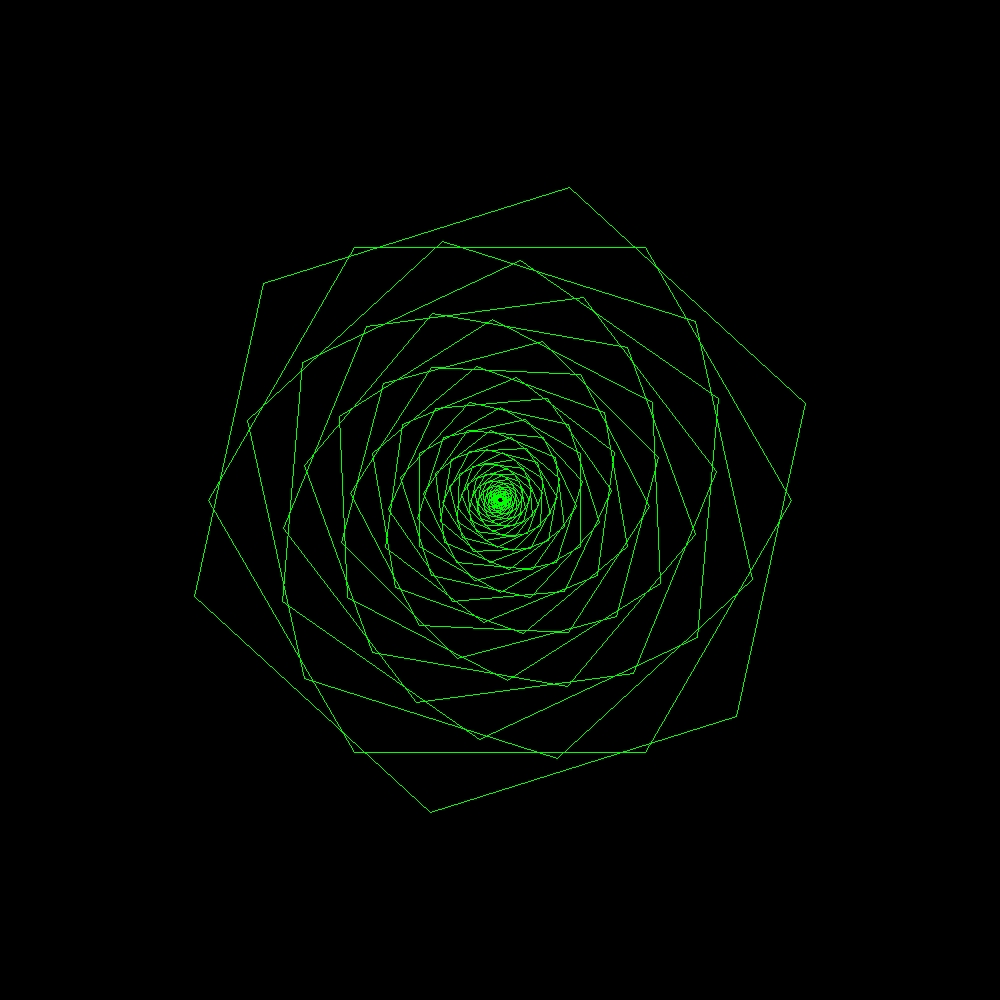

The script that drew this image:
from PIL import Image, ImageDraw

# Setup
img_width = 1000
img_height = 1000
img = Image.new("RGB", (img_width, img_height))
draw = ImageDraw.Draw(img)

# Draw
radius = 3

index = 0
for growth_rate in [1+(i/100) for i in range(20)]:
    #growth_rate = 1.1
    print(f'Growth rate: {growth_rate}')
    rotate_rate = 137.5

    for i in range(50):
        draw.regular_polygon((500, 500, radius), 6, outline='lime', rotation=i*rotate_rate)
        radius = radius * growth_rate

    # Saves the picture
    img_path = __file__.split('.')[0] + f'_{index}.png'
    #img_path = __file__.replace('.py', '.png')
    img.save(img_path)
    print(f'Saved {img_path}')
    #img.show()
    index += 1
